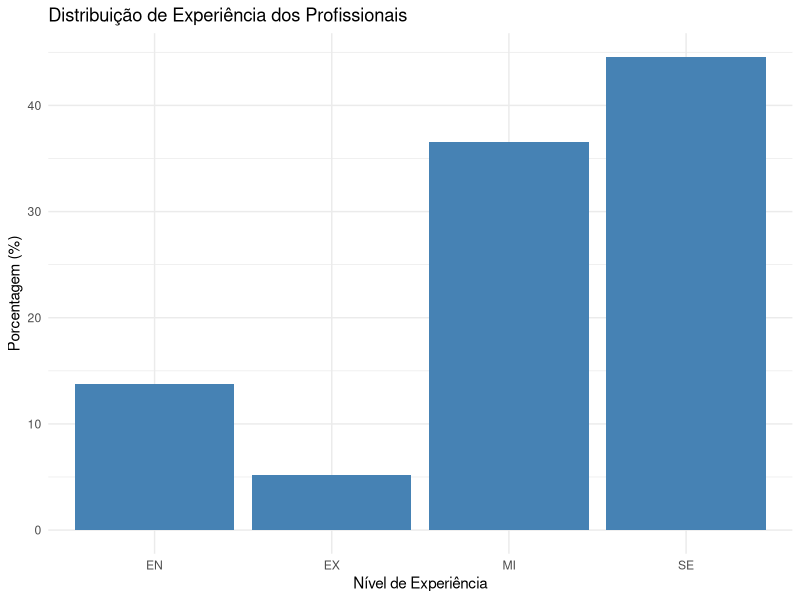
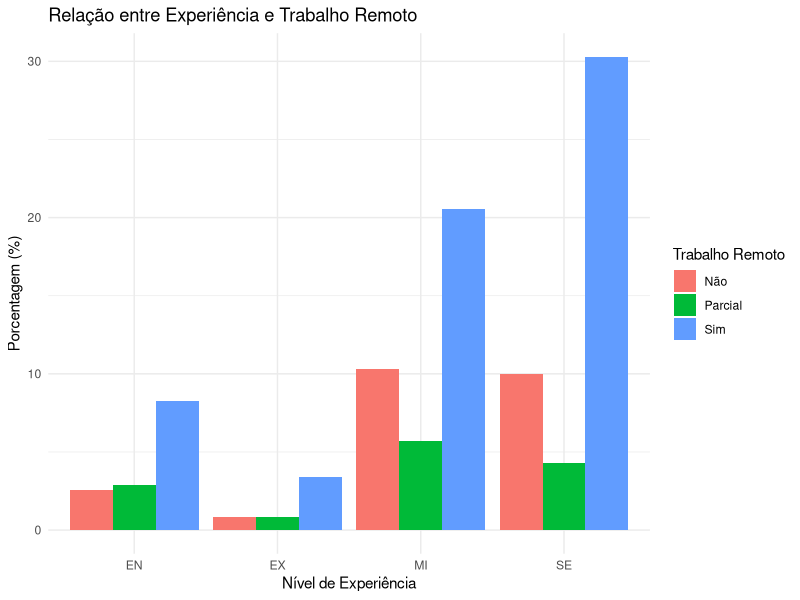
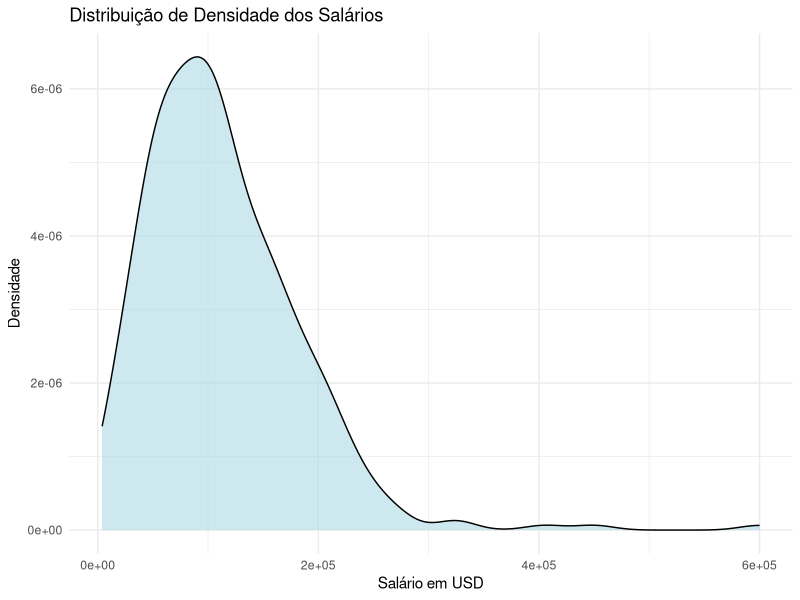
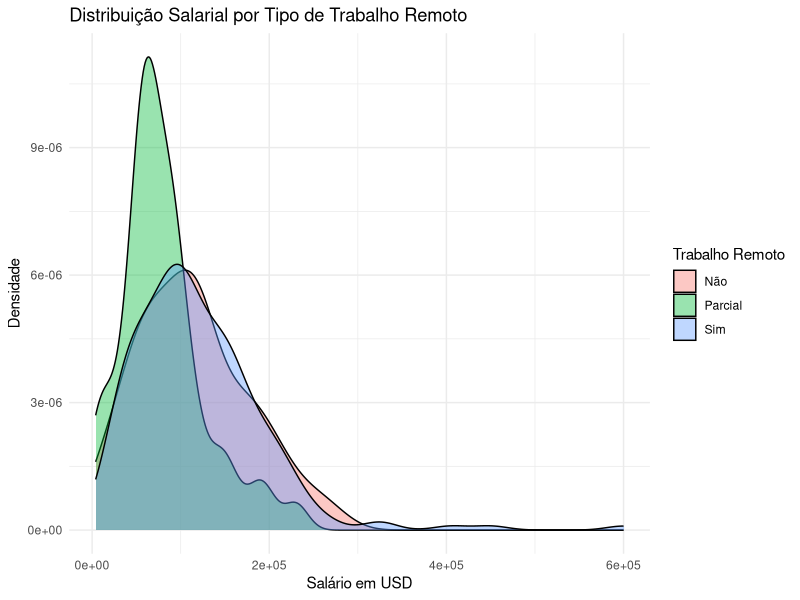

Generate these figures, in order, with R:
# Carregar pacotes necessários
library(dplyr)

# 2
# Definir semente para reprodutibilidade
set.seed(19092005)

# Carregar a base de dados
base <- read.csv("dados_salarios.csv", sep = ";")

# Amostragem aleatória de 350 observações
base1 <- base %>% sample_n(350)

# 3
# Recodificar os valores da variável trab_reamoto
base1$trab_remoto <- factor(base1$trab_remoto, 
                            levels = c(0, 50, 100), 
                            labels = c("Não", "Parcial", "Sim"))

# 4
# Carregar pacotes necessários
library(ggplot2)

# Criar gráfico de barras com proporção em porcentagem
ggplot(base1, aes(x = experiencia)) +
  geom_bar(aes(y = (..count..) / sum(..count..) * 100), fill = "steelblue") +
  labs(title = "Distribuição de Experiência dos Profissionais",
       x = "Nível de Experiência",
       y = "Porcentagem (%)") +
  theme_minimal()

# 5
ggplot(base1, aes(x = experiencia, fill = trab_remoto)) +
  geom_bar(aes(y = (..count..) / sum(..count..) * 100), position = "dodge") +
  labs(title = "Relação entre Experiência e Trabalho Remoto",
       x = "Nível de Experiência",
       y = "Porcentagem (%)",
       fill = "Trabalho Remoto") +
  theme_minimal()

# 6
ggplot(base1, aes(x = salario_USD)) +
  geom_density(fill = "lightblue", alpha = 0.6) +
  labs(title = "Distribuição de Densidade dos Salários",
       x = "Salário em USD",
       y = "Densidade") +
  theme_minimal()

# 7
ggplot(base1, aes(x = salario_USD, fill = trab_remoto)) +
  geom_density(alpha = 0.4) +
  labs(title = "Distribuição Salarial por Tipo de Trabalho Remoto",
       x = "Salário em USD",
       y = "Densidade",
       fill = "Trabalho Remoto") +
  theme_minimal()


